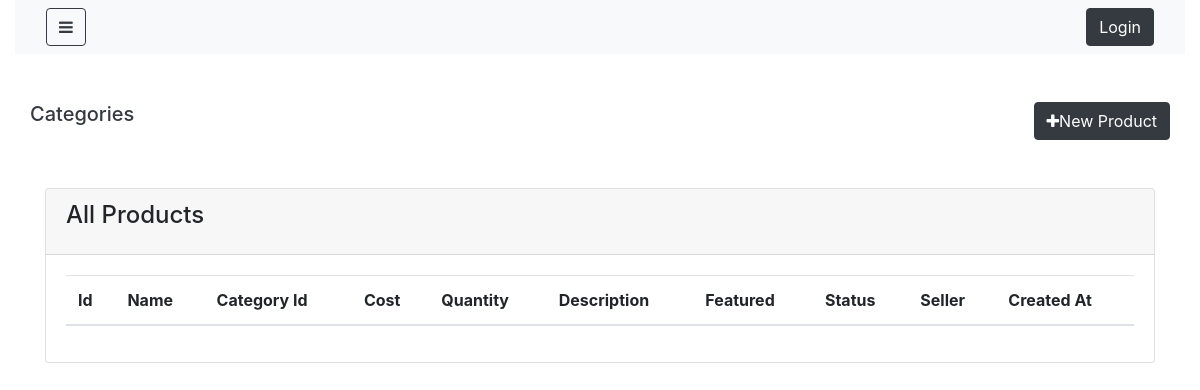
The app's page /product, older data.
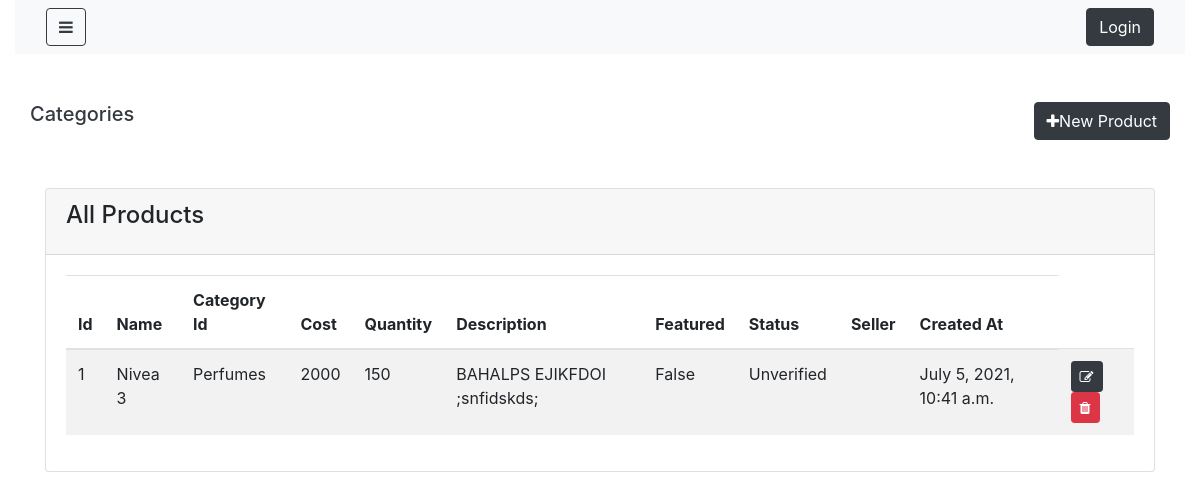
The same page, newer data.
### shop/models.py (models this page shows)
class Product(models.Model):
    name=models.CharField(max_length=50, null=False, blank=False)
    category_id= models.ForeignKey('Category', on_delete=models.CASCADE,blank=False, null=False )
    cost= models.IntegerField(null=False, blank=False)
    quantity= models.IntegerField(null=False, blank=False)
    description= models.TextField(null=True, blank=True)
    image=models.ImageField(upload_to='images/')
    featured=models.BooleanField(max_length=50, null=False, blank=True, default=False)
    status= models.CharField(max_length=50, null=False, blank=True, default="Unverified")
    seller_id=models.CharField(max_length=50, null=False, blank=False)
    created_at=models.DateTimeField(auto_now_add=True)
    updated_at=models.DateTimeField(auto_now=True)

class Category(models.Model):
    name= models.CharField(blank=False, null=False,max_length=50)
    parent_id=models.ForeignKey('Category', null=True, blank=True,on_delete=models.CASCADE)
    created_at=models.DateTimeField(auto_now_add=True)
    updated_at=models.DateTimeField(auto_now=True)
    def __str__(self):
        return self.name

### shop/views.py (the view)
# urls.py: path('product', ProductList.as_view(), name='product_list'),
class ProductList(ListView):
    login_required=True
    model=Product
    fields= ['name', 'cost', 'quantity', 'description', 'image', 'seller_id', 'category_id']
    template_name= 'shop/admin/product_list.html'

### shop/templates/shop/admin/product_list.html
{% extends 'shop/admin/layouts/admin_master.html' %}
{% block content %}
<div class="container">
    <div class="row my-5">
        <h5 class="text-dark">Categories</h5>
        <a class="btn btn-dark ml-auto" href="{% url 'product_form' %}">
            <i class="fa fa-plus" aria-hidden="true"></i>New Product
        </a>
    </div>
    <div class="row justify-content-center my-5">
        <div class="col-lg-12">
            <div class="card">
                <div class="card-header">
                    <h4 class="card-title">All Products</h4>
                </div>
                <div class="card-body">
                    <table class="table table-striped table-hover">
                        <thead>
                            <tr>
                                <th>Id</th>
                                <th>Name</th>
                                <th>Category Id</th>
                                <th>Cost</th>
                                <th>Quantity</th>
                                <th>Description</th>
                                <th>Featured</th>
                                <th>Status</th>
                                <th>Seller</th>
                                <th>Created At</th>
                            </tr>
                        </thead>
                        <tbody>
                            {% for object in object_list %}
                                <tr>
                                    <td>{{object.id}}</td>
                                    <td>{{object.name}}</td>
                                    <td>{{object.category_id}}</td>
                                    <td>{{object.cost}}</td>
                                    <td>{{object.quantity}}</td>
                                    <td>{{object.description}}</td>
                                    <td>{{object.featured}}</td>
                                    <td>{{object.status}}</td>
                                    <td>{{object.seller}}</td>
                                    <td>{{object.created_at}}</td>
                                    <td>
                                        <a href="{% url 'product_update' object.id %}" class="btn btn-dark btn-sm">
                                            <i class="fa fa-edit"></i>
                                        </a>
                                        <a href="#" class="btn btn-danger btn-sm">
                                            <i class="fa fa-trash"></i>
                                        </a>
                                    </td>
                                </tr>
                            {% endfor %}
                        </tbody>
                    </table>
                </div>
            </div>
        </div>
    </div>
</div>
{% endblock content %}

### shop/templates/shop/admin/layouts/admin_master.html (shortened to what this page needs)
<!DOCTYPE html>
{% load static %}
<html>
    <head>
        <link rel="stylesheet" href="https://stackpath.bootstrapcdn.com/bootstrap/4.3.1/css/bootstrap.min.css">
        <link rel="stylesheet" href="https://cdnjs.cloudflare.com/ajax/libs/font-awesome/4.7.0/css/font-awesome.min.css">
        <link rel="stylesheet" href="{% static 'style.css' %}" type="text/css"/>
    </head>
    <body>
    <div class="wrapper">
        <div id="content" class='container-fluid'>
            {% include 'shop/admin/layouts/admin_nav.html' %}
            {% block content %}
            {% endblock content %}
        </div>
    </div>
        </body>
  </html>

### shop/templates/shop/admin/layouts/admin_nav.html
<nav class="navbar navbar-expand-lg navbar-light bg-light">
    <div class="container-fluid">
        <button type="button" id="sidebarCollapse" class="btn btn-outline-dark">
            <i class="fa fa-bars"></i>
        </button>
        <div class="collapse navbar-collapse" id="navbarNav">
            <ul class="navbar-nav ml-auto">
                {% if user.is_authenticated %}
                    <li class="nav-item"><span class="btn btn-outline-dark border-0 mx-2"> Welcome {{ user.get_username }}</span></li>
                    <li><a class="btn btn-dark" href="{% url 'logout'%}?next={{request.path}}">Logout</a></li>
                {% else %}
                    <li class="nav-item"><a class="btn btn-dark" href="{% url 'login'%}?next={{request.path}}">Login</a></li>
                {% endif %}
            </ul>
        </div>
    </div>
</nav>

### sokokubwa/static/style.css (style rules this page uses)
.wrapper { display: flex; width: 100%; align-items: stretch; }
a, a:hover, a:focus { color: inherit; text-decoration: none; transition: all 0.3s; }

Row changes from the older to the newer data that the page shows:
added Product: id "1", name "Nivea 3", category_id "Perfumes", cost "2000", quantity "150", description "BAHALPS EJIKFDOI ;snfidskds;", featured "False", status "Unverified", created_at "July 5, 2021, 10:41 a.m."
